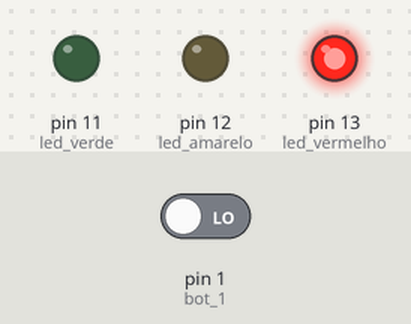
The sketch below on a simulated Arduino Uno, built with avr-gcc and run on an emulated ATmega328P. On the bench: output pins drawn as LEDs (lit = HIGH). The inputs (shaded band) are chosen by the test bench; at power-on: pin 1 (bot_1) LOW.

Above: at 16.8 s.
16.9 s: pin 1 (bot_1) driven HIGH
At 21.6 s:
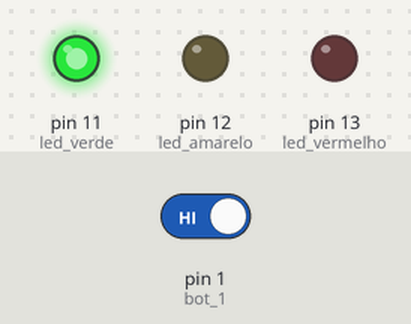
At 24.9 s:
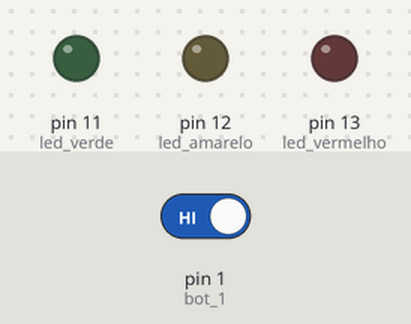
29.0 s: pin 1 (bot_1) driven LOW
At 36.6 s:
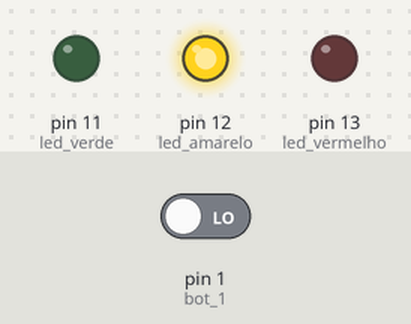
Timing chart, 0 to 46.5 s (numbered marks = the images above; inputs shaded):
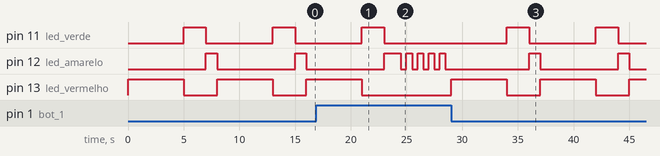

Measured:
- after the input at 16.9 s, pin 13 (led_vermelho): goes on until 21.0 s, then stays LOW
- after the input at 29.0 s, pin 11 (led_verde): alternates HIGH for 2.0 s and LOW for 6.0 s, starting after 5.0 s; pin 12 (led_amarelo): alternates HIGH for 1.0 s and LOW for 7.0 s, starting after 7.0 s; pin 13 (led_vermelho): alternates HIGH for 5.0 s and LOW for 3.0 s, starting at once
- by itself, pin 11 (led_verde): alternates HIGH for 2.0 s and LOW for 6.0 s
- by itself, pin 12 (led_amarelo): alternates HIGH for 1.0 s and LOW for 7.0 s
- by itself, pin 13 (led_vermelho): alternates HIGH for 5.0 s and LOW for 3.0 s

The sketch:

PISCA_LED_JUAN.ino
```cpp
/*
Projeto: Pisca LED
Instituição: SENAI Jaguariuna
Autor: Eduardo Splissigo
Data: 07/08/2026                  Rev.:0
*/

//Incluir Bibliotécas}

//Nomear os pinos
const int bot_1 = 1;
const int led_vermelho = 13;
const int led_amarelo = 12;
const int led_verde = 11;

//Declarar as variaveis globais

void setup() {
  pinMode(bot_1, INPUT);
  pinMode(led_vermelho, OUTPUT);
  pinMode(led_amarelo, OUTPUT);
  pinMode(led_verde, OUTPUT);

}

void loop() {
  if (digitalRead(bot_1) == HIGH) {
    digitalWrite(led_amarelo, HIGH);
    delay(500);
    digitalWrite(led_amarelo, LOW);
    delay(500);

  }
  else
    {
    digitalWrite(led_amarelo, LOW);
    digitalWrite(led_vermelho, HIGH);
    delay(5000);
    digitalWrite(led_vermelho, LOW);
    digitalWrite(led_verde, HIGH);
    delay(2000);
    digitalWrite(led_verde, LOW);
    digitalWrite(led_amarelo, HIGH);
    delay(1000);
    }
}
```
